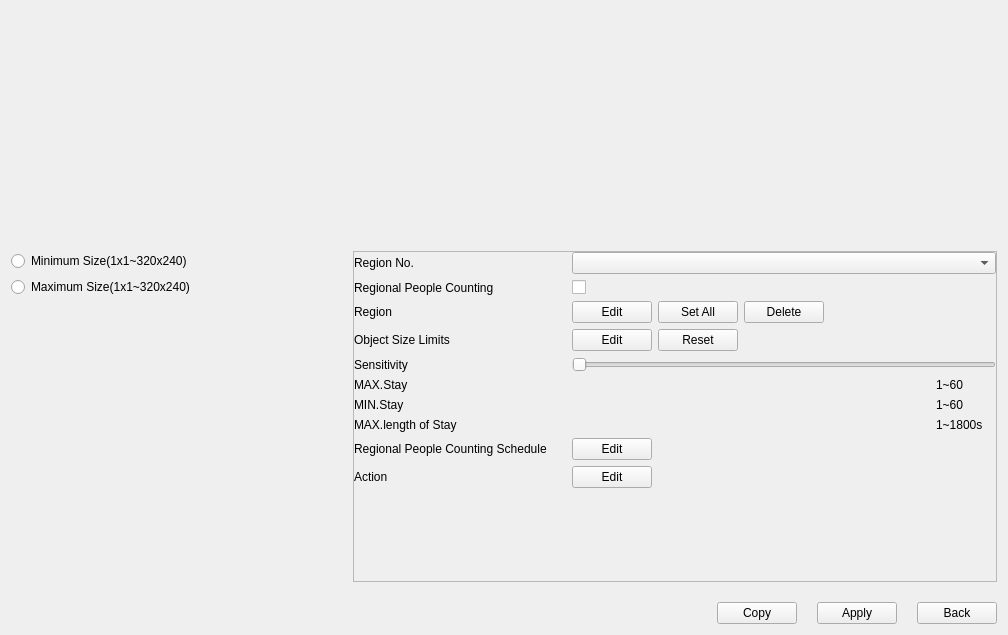
<?xml version="1.0" encoding="UTF-8"?>
<ui version="4.0">
 <class>TabRegionalPeopleCountingSettings</class>
 <widget class="QWidget" name="TabRegionalPeopleCountingSettings">
  <property name="geometry">
   <rect>
    <x>0</x>
    <y>0</y>
    <width>1008</width>
    <height>635</height>
   </rect>
  </property>
  <property name="windowTitle">
   <string>Form</string>
  </property>
  <layout class="QGridLayout" name="gridLayout">
   <property name="spacing">
    <number>20</number>
   </property>
   <item row="3" column="0" colspan="2">
    <layout class="QHBoxLayout" name="horizontalLayout_2">
     <item>
      <widget class="WidgetMessage" name="widgetMessage" native="true">
       <property name="minimumSize">
        <size>
         <width>100</width>
         <height>0</height>
        </size>
       </property>
      </widget>
     </item>
     <item>
      <spacer name="horizontalSpacer_5">
       <property name="orientation">
        <enum>Qt::Horizontal</enum>
       </property>
       <property name="sizeHint" stdset="0">
        <size>
         <width>40</width>
         <height>20</height>
        </size>
       </property>
      </spacer>
     </item>
     <item>
      <widget class="MyPushButton" name="pushButtonCopy">
       <property name="text">
        <string>Copy</string>
       </property>
      </widget>
     </item>
     <item>
      <widget class="QPushButton" name="pushButtonApply">
       <property name="text">
        <string>Apply</string>
       </property>
      </widget>
     </item>
     <item>
      <widget class="QPushButton" name="pushButtonBack">
       <property name="text">
        <string>Back</string>
       </property>
      </widget>
     </item>
    </layout>
   </item>
   <item row="0" column="1">
    <widget class="ButtonGroup" name="widgetButtonGroup" native="true">
     <property name="sizePolicy">
      <sizepolicy hsizetype="Expanding" vsizetype="Expanding">
       <horstretch>2</horstretch>
       <verstretch>2</verstretch>
      </sizepolicy>
     </property>
    </widget>
   </item>
   <item row="1" column="0">
    <widget class="QWidget" name="widgetSize" native="true">
     <layout class="QGridLayout" name="gridLayout_3">
      <property name="leftMargin">
       <number>0</number>
      </property>
      <property name="topMargin">
       <number>0</number>
      </property>
      <property name="rightMargin">
       <number>0</number>
      </property>
      <property name="bottomMargin">
       <number>0</number>
      </property>
      <item row="1" column="0">
       <widget class="QRadioButton" name="radioButtonMaxLayout">
        <property name="text">
         <string>Maximum Size(1x1~320x240)</string>
        </property>
       </widget>
      </item>
      <item row="1" column="1">
       <widget class="VCASizeLineEditBox" name="widgetMaxLineBox" native="true"/>
      </item>
      <item row="0" column="0">
       <widget class="QRadioButton" name="radioButtonMinLayout">
        <property name="text">
         <string>Minimum Size(1x1~320x240)</string>
        </property>
       </widget>
      </item>
      <item row="0" column="1">
       <widget class="VCASizeLineEditBox" name="widgetMinLineBox" native="true"/>
      </item>
      <item row="2" column="0" colspan="2">
       <spacer name="verticalSpacer_2">
        <property name="orientation">
         <enum>Qt::Vertical</enum>
        </property>
        <property name="sizeHint" stdset="0">
         <size>
          <width>20</width>
          <height>0</height>
         </size>
        </property>
       </spacer>
      </item>
     </layout>
    </widget>
   </item>
   <item row="0" column="0">
    <widget class="CommonVideo" name="commonVideo" native="true">
     <property name="sizePolicy">
      <sizepolicy hsizetype="Preferred" vsizetype="Preferred">
       <horstretch>1</horstretch>
       <verstretch>0</verstretch>
      </sizepolicy>
     </property>
     <property name="minimumSize">
      <size>
       <width>0</width>
       <height>100</height>
      </size>
     </property>
    </widget>
   </item>
   <item row="1" column="1">
    <widget class="QScrollArea" name="scrollArea">
     <property name="sizePolicy">
      <sizepolicy hsizetype="Expanding" vsizetype="Expanding">
       <horstretch>0</horstretch>
       <verstretch>3</verstretch>
      </sizepolicy>
     </property>
     <property name="widgetResizable">
      <bool>true</bool>
     </property>
     <widget class="QWidget" name="scrollAreaWidgetContents">
      <property name="geometry">
       <rect>
        <x>0</x>
        <y>0</y>
        <width>645</width>
        <height>328</height>
       </rect>
      </property>
      <layout class="QVBoxLayout" name="verticalLayout">
       <property name="leftMargin">
        <number>0</number>
       </property>
       <property name="topMargin">
        <number>0</number>
       </property>
       <property name="rightMargin">
        <number>0</number>
       </property>
       <property name="bottomMargin">
        <number>0</number>
       </property>
       <item>
        <widget class="QWidget" name="widgetSettings" native="true">
         <property name="sizePolicy">
          <sizepolicy hsizetype="Expanding" vsizetype="Expanding">
           <horstretch>0</horstretch>
           <verstretch>0</verstretch>
          </sizepolicy>
         </property>
         <layout class="QGridLayout" name="gridLayout_2">
          <property name="leftMargin">
           <number>0</number>
          </property>
          <property name="topMargin">
           <number>0</number>
          </property>
          <property name="rightMargin">
           <number>0</number>
          </property>
          <property name="bottomMargin">
           <number>0</number>
          </property>
          <item row="2" column="0">
           <widget class="QLabel" name="labelSetRegion">
            <property name="text">
             <string>Region</string>
            </property>
           </widget>
          </item>
          <item row="1" column="0">
           <widget class="QLabel" name="labelRegionalEnable">
            <property name="sizePolicy">
             <sizepolicy hsizetype="Preferred" vsizetype="Preferred">
              <horstretch>1</horstretch>
              <verstretch>0</verstretch>
             </sizepolicy>
            </property>
            <property name="text">
             <string>Regional People Counting</string>
            </property>
           </widget>
          </item>
          <item row="4" column="0">
           <widget class="QLabel" name="labelSensitivity">
            <property name="text">
             <string>Sensitivity</string>
            </property>
           </widget>
          </item>
          <item row="7" column="1">
           <widget class="QWidget" name="widget_4" native="true">
            <layout class="QHBoxLayout" name="horizontalLayout_7">
             <property name="leftMargin">
              <number>0</number>
             </property>
             <property name="topMargin">
              <number>0</number>
             </property>
             <property name="rightMargin">
              <number>0</number>
             </property>
             <property name="bottomMargin">
              <number>0</number>
             </property>
             <item>
              <widget class="CheckableLineEdit" name="checkableLineEditMaxLength" native="true">
               <property name="sizePolicy">
                <sizepolicy hsizetype="Expanding" vsizetype="Preferred">
                 <horstretch>0</horstretch>
                 <verstretch>0</verstretch>
                </sizepolicy>
               </property>
              </widget>
             </item>
             <item>
              <widget class="BlueLabel" name="label_7">
               <property name="minimumSize">
                <size>
                 <width>60</width>
                 <height>0</height>
                </size>
               </property>
               <property name="text">
                <string>1~1800s</string>
               </property>
              </widget>
             </item>
            </layout>
           </widget>
          </item>
          <item row="2" column="1">
           <widget class="QWidget" name="widgetRegion" native="true">
            <layout class="QHBoxLayout" name="horizontalLayoutRegion">
             <property name="leftMargin">
              <number>0</number>
             </property>
             <property name="topMargin">
              <number>0</number>
             </property>
             <property name="rightMargin">
              <number>0</number>
             </property>
             <property name="bottomMargin">
              <number>0</number>
             </property>
             <item>
              <widget class="PushButtonEditState" name="pushButtonRegionEdit">
               <property name="text">
                <string>Edit</string>
               </property>
              </widget>
             </item>
             <item>
              <widget class="MyPushButton" name="pushButtonRegionSetAll">
               <property name="text">
                <string>Set All</string>
               </property>
              </widget>
             </item>
             <item>
              <widget class="MyPushButton" name="pushButtonRegionDelete">
               <property name="text">
                <string>Delete</string>
               </property>
              </widget>
             </item>
             <item>
              <spacer name="horizontalSpacer_3">
               <property name="orientation">
                <enum>Qt::Horizontal</enum>
               </property>
               <property name="sizeHint" stdset="0">
                <size>
                 <width>40</width>
                 <height>20</height>
                </size>
               </property>
              </spacer>
             </item>
            </layout>
           </widget>
          </item>
          <item row="8" column="1">
           <widget class="QWidget" name="widgetRegionalPeopleCountingSchedule" native="true">
            <layout class="QHBoxLayout" name="horizontalLayout_4">
             <property name="leftMargin">
              <number>0</number>
             </property>
             <property name="topMargin">
              <number>0</number>
             </property>
             <property name="rightMargin">
              <number>0</number>
             </property>
             <property name="bottomMargin">
              <number>0</number>
             </property>
             <item>
              <widget class="MyPushButton" name="pushButtonRegionalPeopleCountingSchedule">
               <property name="text">
                <string>Edit</string>
               </property>
              </widget>
             </item>
             <item>
              <spacer name="horizontalSpacer_2">
               <property name="orientation">
                <enum>Qt::Horizontal</enum>
               </property>
               <property name="sizeHint" stdset="0">
                <size>
                 <width>310</width>
                 <height>20</height>
                </size>
               </property>
              </spacer>
             </item>
            </layout>
           </widget>
          </item>
          <item row="10" column="0" colspan="2">
           <spacer name="verticalSpacer">
            <property name="orientation">
             <enum>Qt::Vertical</enum>
            </property>
            <property name="sizeHint" stdset="0">
             <size>
              <width>20</width>
              <height>0</height>
             </size>
            </property>
           </spacer>
          </item>
          <item row="5" column="1">
           <widget class="QWidget" name="widgetMaxStay" native="true">
            <layout class="QHBoxLayout" name="horizontalLayout_3">
             <property name="leftMargin">
              <number>0</number>
             </property>
             <property name="topMargin">
              <number>0</number>
             </property>
             <property name="rightMargin">
              <number>0</number>
             </property>
             <property name="bottomMargin">
              <number>0</number>
             </property>
             <item>
              <widget class="CheckableLineEdit" name="checkableLineEditMaxStay" native="true">
               <property name="sizePolicy">
                <sizepolicy hsizetype="Expanding" vsizetype="Preferred">
                 <horstretch>0</horstretch>
                 <verstretch>0</verstretch>
                </sizepolicy>
               </property>
              </widget>
             </item>
             <item>
              <widget class="BlueLabel" name="label_5">
               <property name="minimumSize">
                <size>
                 <width>60</width>
                 <height>0</height>
                </size>
               </property>
               <property name="text">
                <string>1~60</string>
               </property>
              </widget>
             </item>
            </layout>
           </widget>
          </item>
          <item row="1" column="1">
           <widget class="MyCheckBox" name="checkBoxEnable">
            <property name="sizePolicy">
             <sizepolicy hsizetype="Minimum" vsizetype="Fixed">
              <horstretch>2</horstretch>
              <verstretch>0</verstretch>
             </sizepolicy>
            </property>
            <property name="text">
             <string/>
            </property>
           </widget>
          </item>
          <item row="3" column="0">
           <widget class="QLabel" name="labelObjectSizeLimits">
            <property name="text">
             <string>Object Size Limits</string>
            </property>
           </widget>
          </item>
          <item row="6" column="1">
           <widget class="QWidget" name="widget_2" native="true">
            <layout class="QHBoxLayout" name="horizontalLayout_5">
             <property name="leftMargin">
              <number>0</number>
             </property>
             <property name="topMargin">
              <number>0</number>
             </property>
             <property name="rightMargin">
              <number>0</number>
             </property>
             <property name="bottomMargin">
              <number>0</number>
             </property>
             <item>
              <widget class="CheckableLineEdit" name="checkableLineEditMinStay" native="true">
               <property name="sizePolicy">
                <sizepolicy hsizetype="Expanding" vsizetype="Preferred">
                 <horstretch>0</horstretch>
                 <verstretch>0</verstretch>
                </sizepolicy>
               </property>
              </widget>
             </item>
             <item>
              <widget class="BlueLabel" name="label_6">
               <property name="minimumSize">
                <size>
                 <width>60</width>
                 <height>0</height>
                </size>
               </property>
               <property name="text">
                <string>1~60</string>
               </property>
              </widget>
             </item>
            </layout>
           </widget>
          </item>
          <item row="0" column="1">
           <widget class="ComboBox" name="comboBoxRegion"/>
          </item>
          <item row="6" column="0">
           <widget class="QLabel" name="labelMinStay">
            <property name="text">
             <string>MIN.Stay</string>
            </property>
           </widget>
          </item>
          <item row="3" column="1">
           <widget class="QWidget" name="widgetObjectSize" native="true">
            <layout class="QHBoxLayout" name="horizontalLayoutObjectSize">
             <property name="leftMargin">
              <number>0</number>
             </property>
             <property name="topMargin">
              <number>0</number>
             </property>
             <property name="rightMargin">
              <number>0</number>
             </property>
             <property name="bottomMargin">
              <number>0</number>
             </property>
             <item>
              <widget class="PushButtonEditState" name="pushButtonObjectSizeEdit">
               <property name="text">
                <string>Edit</string>
               </property>
              </widget>
             </item>
             <item>
              <widget class="MyPushButton" name="pushButtonObjectSizeReset">
               <property name="text">
                <string>Reset</string>
               </property>
              </widget>
             </item>
             <item>
              <spacer name="horizontalSpacer_4">
               <property name="orientation">
                <enum>Qt::Horizontal</enum>
               </property>
               <property name="sizeHint" stdset="0">
                <size>
                 <width>40</width>
                 <height>20</height>
                </size>
               </property>
              </spacer>
             </item>
            </layout>
           </widget>
          </item>
          <item row="8" column="0">
           <widget class="QLabel" name="labelRegionalPeopleCountingSchedule">
            <property name="text">
             <string>Regional People Counting Schedule</string>
            </property>
           </widget>
          </item>
          <item row="4" column="1">
           <widget class="BaseSlider" name="sliderSensitivity">
            <property name="orientation">
             <enum>Qt::Horizontal</enum>
            </property>
           </widget>
          </item>
          <item row="7" column="0">
           <widget class="QLabel" name="labelMaxLength">
            <property name="text">
             <string>MAX.length of Stay</string>
            </property>
           </widget>
          </item>
          <item row="9" column="1">
           <widget class="QWidget" name="widgetAction" native="true">
            <layout class="QHBoxLayout" name="horizontalLayout">
             <property name="leftMargin">
              <number>0</number>
             </property>
             <property name="topMargin">
              <number>0</number>
             </property>
             <property name="rightMargin">
              <number>0</number>
             </property>
             <property name="bottomMargin">
              <number>0</number>
             </property>
             <item>
              <widget class="MyPushButton" name="pushButtonEditAction">
               <property name="text">
                <string>Edit</string>
               </property>
              </widget>
             </item>
             <item>
              <spacer name="horizontalSpacer">
               <property name="orientation">
                <enum>Qt::Horizontal</enum>
               </property>
               <property name="sizeHint" stdset="0">
                <size>
                 <width>40</width>
                 <height>20</height>
                </size>
               </property>
              </spacer>
             </item>
            </layout>
           </widget>
          </item>
          <item row="9" column="0">
           <widget class="QLabel" name="labelAction">
            <property name="text">
             <string>Action</string>
            </property>
           </widget>
          </item>
          <item row="5" column="0">
           <widget class="QLabel" name="labelMaxStay">
            <property name="text">
             <string>MAX.Stay</string>
            </property>
           </widget>
          </item>
          <item row="0" column="0">
           <widget class="QLabel" name="labelRegionNumber">
            <property name="text">
             <string>Region No.</string>
            </property>
           </widget>
          </item>
         </layout>
        </widget>
       </item>
      </layout>
     </widget>
    </widget>
   </item>
  </layout>
 </widget>
 <customwidgets>
  <customwidget>
   <class>ComboBox</class>
   <extends>QComboBox</extends>
   <header>combobox.h</header>
  </customwidget>
  <customwidget>
   <class>MyPushButton</class>
   <extends>QPushButton</extends>
   <header>mypushbutton.h</header>
  </customwidget>
  <customwidget>
   <class>BaseSlider</class>
   <extends>QSlider</extends>
   <header>baseslider.h</header>
   <container>1</container>
  </customwidget>
  <customwidget>
   <class>WidgetMessage</class>
   <extends>QWidget</extends>
   <header>widgetmessage.h</header>
   <container>1</container>
  </customwidget>
  <customwidget>
   <class>CommonVideo</class>
   <extends>QWidget</extends>
   <header>commonvideo.h</header>
   <container>1</container>
  </customwidget>
  <customwidget>
   <class>ButtonGroup</class>
   <extends>QWidget</extends>
   <header>buttongroup.h</header>
   <container>1</container>
  </customwidget>
  <customwidget>
   <class>BlueLabel</class>
   <extends>QLabel</extends>
   <header>bluelabel.h</header>
  </customwidget>
  <customwidget>
   <class>MyCheckBox</class>
   <extends>QCheckBox</extends>
   <header>MyCheckBox.h</header>
  </customwidget>
  <customwidget>
   <class>PushButtonEditState</class>
   <extends>QPushButton</extends>
   <header>pushbuttoneditstate.h</header>
  </customwidget>
  <customwidget>
   <class>VCASizeLineEditBox</class>
   <extends>QWidget</extends>
   <header>VCASizeLineEditBox.h</header>
   <container>1</container>
  </customwidget>
  <customwidget>
   <class>CheckableLineEdit</class>
   <extends>QWidget</extends>
   <header>CheckableLineEdit.h</header>
   <container>1</container>
  </customwidget>
 </customwidgets>
 <resources/>
 <connections/>
</ui>
